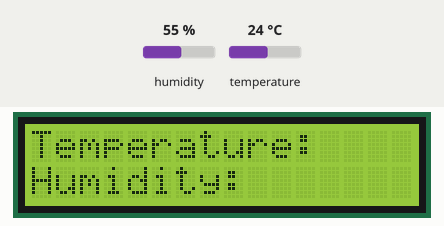
This sketch was run on a simulated Arduino Uno, built with avr-gcc and run on an emulated ATmega328P. Shown: 16×2 character LCD. The test bench sets the inputs (shaded band); at power-on: humidity 55 %, temperature 24 °C. What the sketch prints to the serial monitor is not drawn.

Above: at 0.1 s.
At 1.2 s:
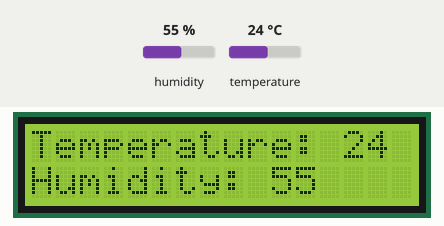

Measured:
- what the display in image 1 shows lasts 10.0 s, from 1.1 s to 11.1 s

The sketch:

DHT-11.ino
```cpp
#include <LiquidCrystal.h>
#include <DHT11.h>

const int rs = 12, en = 11, d4 = 5, d5 = 4, d6 = 3, d7 = 2;

LiquidCrystal lcd(rs, en, d4, d5, d6, d7);
DHT11 dht11(8);

void setup() {
  lcd.begin(16, 2);
  Serial.begin(9600);
  lcd.print("Temperature: ");
  lcd.setCursor(0, 1);
  lcd.print("Humidity: ");
  lcd.setCursor(0, 0);
}

void loop() {
  int temperature = dht11.readTemperature();
  int humidity = dht11.readHumidity();

  if (temperature != DHT11::ERROR_CHECKSUM && temperature != DHT11::ERROR_TIMEOUT  &&  humidity != DHT11::ERROR_CHECKSUM && humidity != DHT11::ERROR_TIMEOUT) {
    Serial.print("Temperature: ");
    Serial.print(temperature);
    Serial.print(" °C");
    Serial.print(" [] Humidity: ");
    Serial.println(humidity);


    lcd.setCursor(13, 0);
    lcd.print(temperature);
    lcd.setCursor(10, 1);
    lcd.print(humidity);


    delay(10000);


    lcd.setCursor(10, 1);
    lcd.print("   ");
    lcd.setCursor(13, 0);
    lcd.print("        ");

  } else {
    // Print error message based on the error code.
    Serial.println(DHT11::getErrorString(temperature));
  }
}
```
